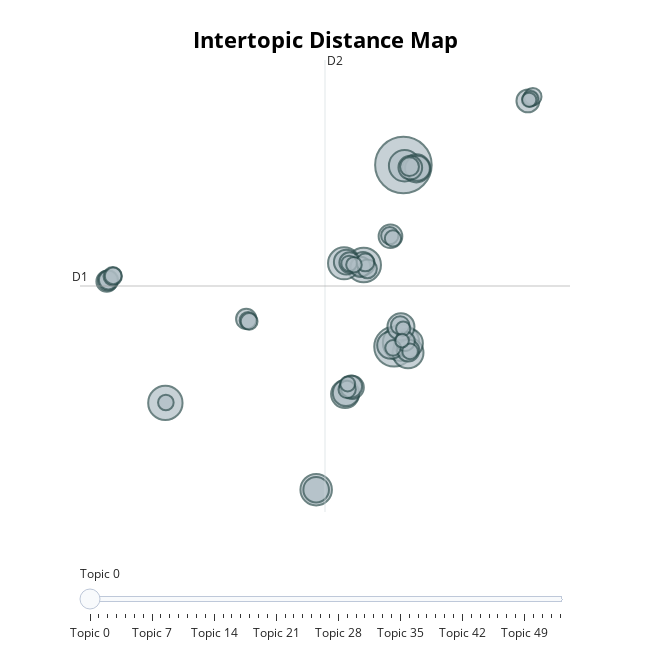

Notebook source saved alongside this figure:
### Code cell
# Visualize intertopic distance
topic_model.visualize_topics()
